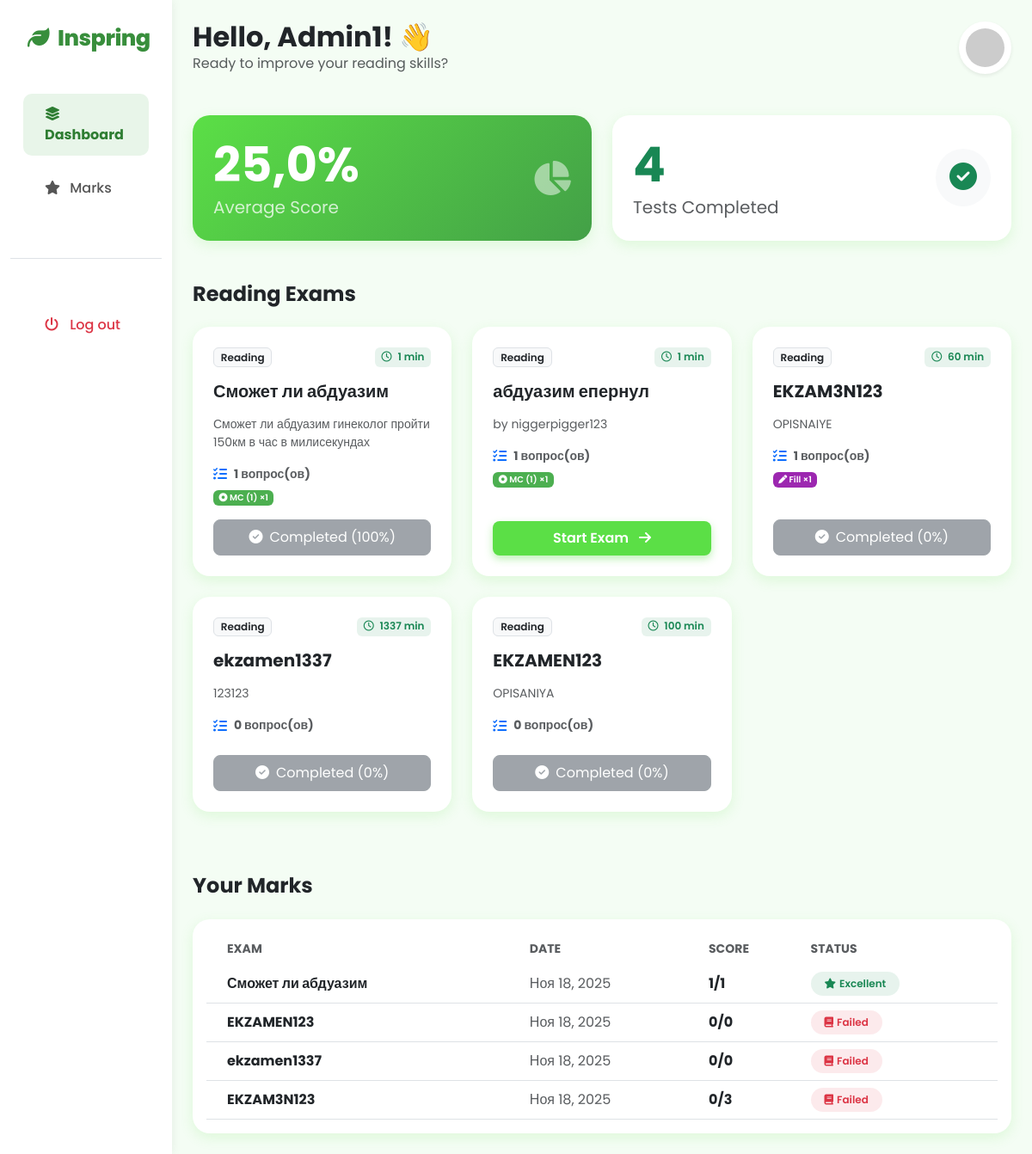
The page / (signed in) on the database its author committed.
### core/models.py (models this page shows, shortened)
class ReadingExam(models.Model):
    title = models.CharField("Название теста", max_length=200)
    description = models.TextField("Описание", blank=True)
    passage_text = models.TextField("Текст для чтения (Passage)")
    time_limit_minutes = models.IntegerField("Время (минуты)", default=20)
    created_at = models.DateTimeField(auto_now_add=True)
    def get_question_types_summary(self):
        questions = self.questions.all()
        summary = {}
        for q in questions:
            type_display = q.get_question_type_display()
            summary[type_display] = summary.get(type_display, 0) + 1
        return summary
    class Meta:
        verbose_name = "Экзамен (Reading)"
        verbose_name_plural = "Экзамены"

class StudentResult(models.Model):
    student = models.ForeignKey(User, on_delete=models.CASCADE)
    exam = models.ForeignKey(ReadingExam, on_delete=models.CASCADE)
    score = models.IntegerField("Баллы")
    total_questions = models.IntegerField("Всего вопросов")
    percentage = models.FloatField("Процент")
    completed_at = models.DateTimeField(default=timezone.now)
    answers_detail = models.JSONField(
        "Детали ответов",
        blank=True,
        null=True,
        help_text="JSON с информацией о каждом ответе"
    )
    class Meta:
        ordering = ['-completed_at']
        verbose_name = "Результат студента"
        verbose_name_plural = "Результаты студентов"
        unique_together = ['student', 'exam']

### core/views.py (the view)
# urls.py: path('', views.dashboard, name='dashboard'),
@login_required
def dashboard(request):
    exams = ReadingExam.objects.prefetch_related('questions').all().order_by('-created_at')
    taken_exams_ids = StudentResult.objects.filter(student=request.user).values_list('exam_id', flat=True)
    results_map = {r.exam_id: r for r in StudentResult.objects.filter(student=request.user)}
    exam_data = []
    for exam in exams:
        is_taken = exam.id in taken_exams_ids
        result = results_map.get(exam.id)
        types_summary = exam.get_question_types_summary()
        exam_data.append({
            'exam': exam,
            'is_taken': is_taken,
            'result': result,
            'types_summary': types_summary,
            'question_count': exam.questions.count()
        })
    user_results = StudentResult.objects.filter(student=request.user)
    total_taken = user_results.count()
    avg_score = 0
    if total_taken > 0:
        avg_score = sum([r.percentage for r in user_results]) / total_taken
    context = {
        'exam_data': exam_data,
        'total_taken': total_taken,
        'avg_score': round(avg_score, 1),
        'results': user_results
    }
    return render(request, 'dashboard.html', context)

### templates/Dashboard.html (shortened to what this page needs)
{% extends 'base.html' %}
{% block content %}
<div class="row mb-5">
    <div class="col-md-6">
        <div class="card card-custom p-4 h-100" style="background: linear-gradient(135deg, #5bdf46 0%, #43a047 100%); color: white;">
            <div class="d-flex justify-content-between align-items-center">
                <div>
                    <h1 class="display-4 fw-bold mb-0">{{ avg_score }}%</h1>
                    <p class="fs-5 mb-0 opacity-75">Average Score</p>
                </div>
                <i class="fa-solid fa-chart-pie fs-1 opacity-50"></i>
            </div>
        </div>
    </div>
    <div class="col-md-6">
        <div class="card card-custom p-4 h-100 bg-white">
            <div class="d-flex justify-content-between align-items-center">
                <div>
                    <h1 class="display-4 fw-bold mb-0 text-success">{{ total_taken }}</h1>
                    <p class="fs-5 mb-0 text-muted">Tests Completed</p>
                </div>
                <div class="bg-light p-3 rounded-circle">
                    <i class="fa-solid fa-check-circle fs-2 text-success"></i>
                </div>
            </div>
        </div>
    </div>
</div>
<h4 class="fw-bold mb-4 text-dark">Reading Exams</h4>
<div class="row mb-5">
    {% for item in exam_data %}
    <div class="col-md-4 mb-4">
        <div class="card card-custom h-100 border-0">
            <div class="card-body d-flex flex-column p-4">
                <div class="d-flex justify-content-between mb-3">
                    <span class="badge bg-light text-dark border">Reading</span>
                    <span class="badge bg-success bg-opacity-10 text-success">
                        <i class="fa-regular fa-clock me-1"></i> {{ item.exam.time_limit_minutes }} min
                    </span>
                </div>
                <h5 class="card-title fw-bold mb-3">{{ item.exam.title }}</h5>
                <p class="text-muted small mb-3">{{ item.exam.description|default:"Practice your reading skills with this unit test."|truncatechars:80 }}</p>
                <div class="mb-3">
                    <div class="d-flex align-items-center mb-2">
                        <i class="fa-solid fa-list-check me-2 text-primary"></i>
                        <small class="fw-bold text-muted">{{ item.question_count }} вопрос(ов)</small>
                    </div>
                    {% if item.types_summary %}
                    <div class="d-flex flex-wrap gap-1">
                        {% for type_name, count in item.types_summary.items %}
                            {% if type_name == "Multiple Choice (один ответ)" %}
                                <span class="badge" style="background: #4CAF50; font-size: 10px;">
                                    <i class="fa-solid fa-circle-dot"></i> MC (1) ×{{ count }}
                                </span>
                            {% elif type_name == "Multiple Choice (несколько ответов)" %}
                                <span class="badge" style="background: #2196F3; font-size: 10px;">
                                    <i class="fa-solid fa-check-double"></i> MC (N) ×{{ count }}
                                </span>
                            {% elif type_name == "Matching (соответствие)" %}
                                <span class="badge" style="background: #FF9800; font-size: 10px;">
                                    <i class="fa-solid fa-link"></i> Match ×{{ count }}
                                </span>
                            {% elif type_name == "Fill-in-the-blank (заполнение пропусков)" %}
                                <span class="badge" style="background: #9C27B0; font-size: 10px;">
                                    <i class="fa-solid fa-pen"></i> Fill ×{{ count }}
                                </span>
                            {% elif type_name == "True/False/Not Given" %}
                                <span class="badge" style="background: #F44336; font-size: 10px;">
                                    <i class="fa-solid fa-question"></i> T/F/NG ×{{ count }}
                                </span>
                            {% elif type_name == "Sentence completion" %}
                                <span class="badge" style="background: #00BCD4; font-size: 10px;">
                                    <i class="fa-solid fa-text-width"></i> Sentence ×{{ count }}
                                </span>
                            {% endif %}
                        {% endfor %}
                    </div>
                    {% endif %}
                </div>
                <div class="mt-auto">
                    {% if item.is_taken %}
                        <button class="btn btn-secondary w-100 py-2 rounded-3" disabled>
                            <i class="fa-solid fa-check-circle me-2"></i>Completed ({{ item.result.percentage|floatformat:0 }}%)
                        </button>
                    {% else %}
                        <a href="{% url 'take_exam' item.exam.id %}" class="btn btn-salad w-100 py-2 rounded-3">
                            Start Exam <i class="fa-solid fa-arrow-right ms-2"></i>
                        </a>
                    {% endif %}
                </div>
            </div>
        </div>
    </div>
    {% empty %}
    <div class="col-12 text-center py-5">
        <img src="https://cdn-icons-png.flaticon.com/512/7486/7486744.png" width="100" class="mb-3 opacity-50">
        <p class="text-muted">No exams available yet.</p>
    </div>
    {% endfor %}
</div>
<h4 class="fw-bold mb-4 text-dark" id="marks">Your Marks</h4>
<div class="card card-custom p-3">
    <div class="table-responsive">
        <table class="table table-hover align-middle mb-0">
            <thead class="bg-light">
                <tr>
                    <th class="border-0 text-muted small text-uppercase ps-4">Exam</th>
                    <th class="border-0 text-muted small text-uppercase">Date</th>
                    <th class="border-0 text-muted small text-uppercase">Score</th>
                    <th class="border-0 text-muted small text-uppercase">Status</th>
                </tr>
            </thead>
            <tbody>
                {% for result in results %}
                <tr>
                    <td class="ps-4 fw-bold">{{ result.exam.title }}</td>
                    <td class="text-muted">{{ result.completed_at|date:"M d, Y" }}</td>
                    <td>
                        <span class="fw-bold text-dark">{{ result.score }}/{{ result.total_questions }}</span>
                    </td>
                    <td>
                        {% if result.percentage >= 80 %}
                            <span class="badge bg-success bg-opacity-10 text-success px-3 py-2 rounded-pill">
                                <i class="fa-solid fa-star me-1"></i>Excellent
                            </span>
                        {% elif result.percentage >= 50 %}
                            <span class="badge bg-warning bg-opacity-10 text-warning px-3 py-2 rounded-pill">
                                <i class="fa-solid fa-thumbs-up me-1"></i>Passed
                            </span>
                        {% else %}
                            <span class="badge bg-danger bg-opacity-10 text-danger px-3 py-2 rounded-pill">
                                <i class="fa-solid fa-book me-1"></i>Failed
                            </span>
                        {% endif %}
                    </td>
                </tr>
                {% empty %}
                <tr><td colspan="4" class="text-center py-4 text-muted">No history available</td></tr>
                {% endfor %}
            </tbody>
        </table>
    </div>
</div>
{% endblock %}

### templates/base.html (shortened to what this page needs)
<!DOCTYPE html>
<html lang="ru">
<head>
    <link href="https://cdn.jsdelivr.net/npm/bootstrap@5.3.0/dist/css/bootstrap.min.css" rel="stylesheet">
    <link rel="stylesheet" href="https://cdnjs.cloudflare.com/ajax/libs/font-awesome/6.4.0/css/all.min.css">
</head>
<body>
<div class="container-fluid">
    <div class="row">
        <nav class="col-md-3 col-lg-2 d-md-block sidebar collapse">
            <div class="brand">
                <i class="fa-solid fa-leaf"></i> Inspring
            </div>
            <div class="position-sticky pt-3">
                <ul class="nav flex-column gap-1">
                    <li class="nav-item">
                        <a class="nav-link {% if request.path == '/' %}active{% endif %}" href="{% url 'dashboard' %}">
                            <i class="fa-solid fa-layer-group"></i> Dashboard
                        </a>
                    </li>
                    <li class="nav-item">
                        <a class="nav-link" href="#marks">
                            <i class="fa-solid fa-star"></i> Marks
                        </a>
                    </li>
                    <li class="nav-item mt-5 pt-5 border-top">
                         <form action="{% url 'logout' %}" method="post">
                            <button type="submit" class="nav-link bg-transparent border-0 w-100 text-start text-danger">
                                <i class="fa-solid fa-power-off"></i> Log out
                            </button>
                        </form>
                    </li>
                </ul>
            </div>
        </nav>
        <main class="col-md-9 ms-sm-auto col-lg-10 px-md-4 main-content py-4">
            <div class="d-flex justify-content-between align-items-center mb-5">
                <div>
                    <h2 class="fw-bold text-dark m-0">Hello, {{ request.user.username }}! 👋</h2>
                    <p class="text-muted m-0">Ready to improve your reading skills?</p>
                </div>
                <div class="d-flex align-items-center gap-3">
                    <div class="bg-white p-2 rounded-circle shadow-sm">
                        <img src="https://ui-avatars.com/api/?name={{ request.user.username }}&background=5bdf46&color=fff" class="rounded-circle" width="45">
                    </div>
                </div>
            </div>
            {% block content %}{% endblock %}
        </main>
    </div>
</div>
</body>
</html>

### templates/base.html (style rules this page uses)
:root { --primary-salad: #5bdf46; --dark-salad: #388e3c; --light-bg: #f4fdf4; --sidebar-bg: #ffffff; --sidebar-text: #555; --active-item-bg: #e8f5e9; --active-item-text: #2e7d32; }
body { background-color: var(--light-bg); font-family: 'Poppins', sans-serif; color: #333; }
.sidebar { background-color: var(--sidebar-bg); min-height: 100vh; box-shadow: 2px 0 10px rgba(0,0,0,0.05); z-index: 100; }
.sidebar .brand { padding: 25px 20px; font-size: 1.6rem; font-weight: 800; color: var(--dark-salad); display: flex; align-items: center; gap: 10px; letter-spacing: -0.5px; }
.sidebar .nav-link { color: var(--sidebar-text); padding: 12px 25px; margin: 5px 15px; border-radius: 10px; font-weight: 500; transition: all 0.3s ease; }
.sidebar .nav-link.active { background-color: var(--active-item-bg); color: var(--active-item-text); font-weight: 700; }
.sidebar .nav-link i { width: 25px; }
.card-custom { border: none; border-radius: 20px; box-shadow: 0 5px 15px rgba(91, 223, 70, 0.15); transition: transform 0.3s; background: white; }
.btn-salad { background-color: var(--primary-salad); color: white; border: none; font-weight: 600; box-shadow: 0 4px 10px rgba(91, 223, 70, 0.4); }

### templates/Dashboard.html (style rules this page uses)
.badge { font-weight: 600; }

### rows shown on the page
ReadingExam: exam.time_limit_minutes "1", exam "Сможет ли абдуазим", exam.description "Сможет ли абдуазим гинеколог пройти 150км в час в милисекундах", question_count "1", types_summary "1", result.percentage "100"
ReadingExam: exam.time_limit_minutes "1", exam "абдуазим епернул", exam.description "by niggerpigger123", question_count "1", types_summary "1", shows "Start Exam"
ReadingExam: exam.time_limit_minutes "60", exam "EKZAM3N123", exam.description "OPISNAIYE", question_count "1", types_summary "1", result.percentage "0"
ReadingExam: exam.time_limit_minutes "1337", exam "ekzamen1337", exam.description "123123", question_count "0", result.percentage "0"
ReadingExam: exam.time_limit_minutes "100", exam "EKZAMEN123", exam.description "OPISANIYA", question_count "0", result.percentage "0"
StudentResult: exam "Сможет ли абдуазим", completed_at "Ноя 18, 2025", score "1", total_questions "1", shows "Excellent"
StudentResult: exam "EKZAMEN123", completed_at "Ноя 18, 2025", score "0", total_questions "0", shows "Failed"
StudentResult: exam "ekzamen1337", completed_at "Ноя 18, 2025", score "0", total_questions "0", shows "Failed"
StudentResult: exam "EKZAM3N123", completed_at "Ноя 18, 2025", score "0", total_questions "3", shows "Failed"

### other values the page prints
{{ request.user.username }} "Admin1"
{{ avg_score }} "25,0"
{{ total_taken }} "4"
